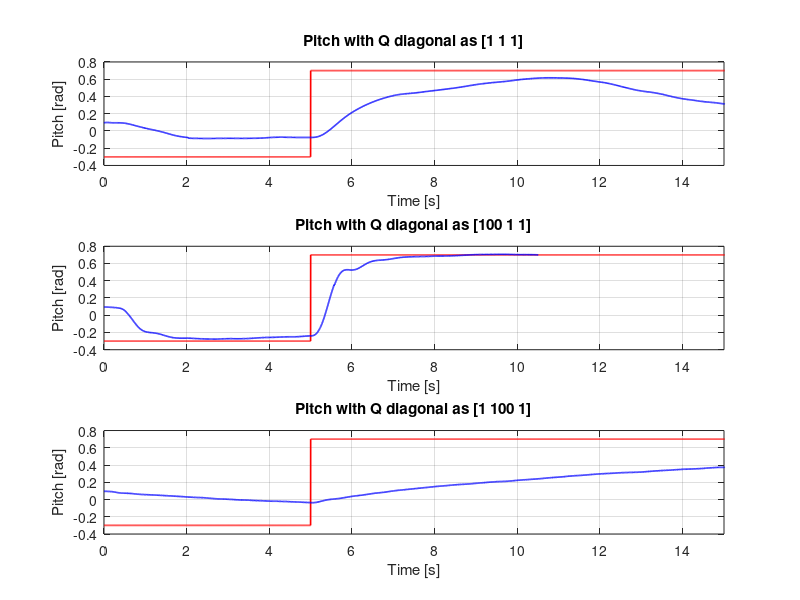
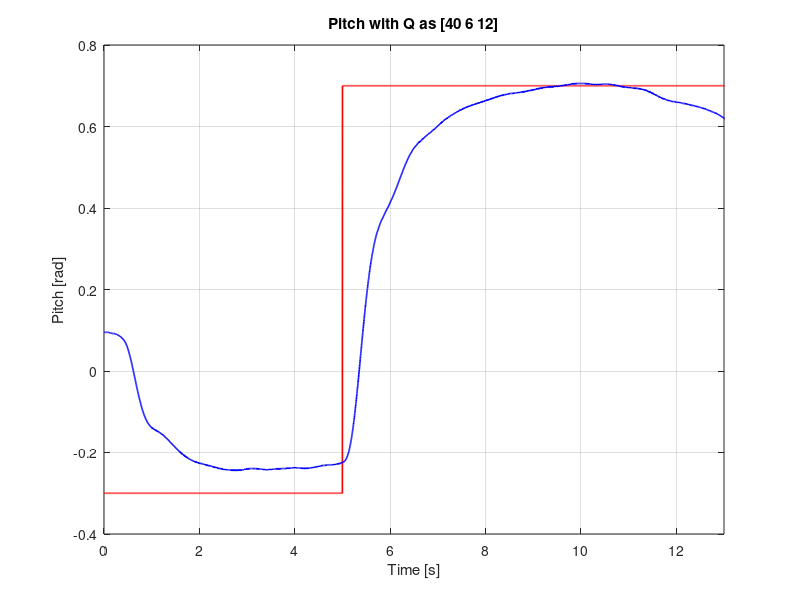
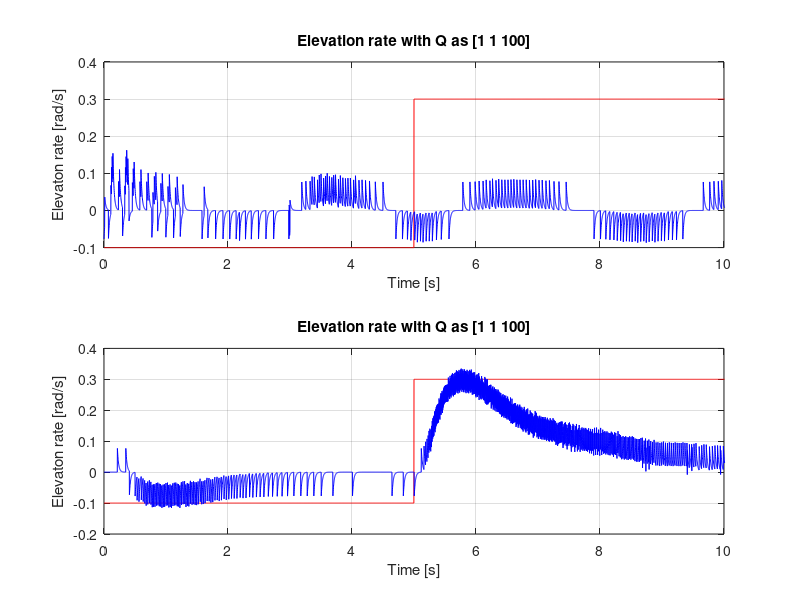

Reproduce these figures in MATLAB, in order.
%% PLOTTING Q_p
Q_111_p = load('Q_111_p.mat');
Q_111_p = Q_111_p.Q_111_p;

Q_10011_p = load('Q_10011_p.mat');
Q_10011_p = Q_10011_p.Q_10011_p;

Q_11001_p = load('Q_11001_p.mat');
Q_11001_p = Q_11001_p.Q_11001_p;

Q_40112_p = load('Q_40612_p.mat');
Q_40112_p = Q_40112_p.Q_40612_p;

Q_40612_p = load('Q_40612_p.mat');
Q_40612_p = Q_40612_p.Q_40612_p;

figure(1);
subplot(3,1,1);
plot(Q_111_p(1,:), Q_111_p(2,:), 'r', 'LineWidth', 1.2);
hold on;
grid on;
plot(Q_111_p(1,:), Q_111_p(3,:), 'b', 'LineWidth', 1.2);
xlabel('Time [s]');
ylabel('Pitch [rad]');
xlim([0 15]);
title('Pitch with Q diagonal as [1 1 1]');

subplot(3,1,2);
plot(Q_111_p(1,:), Q_111_p(2,:), 'r', 'LineWidth', 1.2);
hold on;
grid on;
plot(Q_10011_p(1,:), Q_10011_p(3,:), 'b', 'LineWidth', 1.2);
xlabel('Time [s]');
ylabel('Pitch [rad]');
xlim([0 15]);
title('Pitch with Q diagonal as [100 1 1]');

subplot(3,1,3);
plot(Q_111_p(1,:), Q_111_p(2,:), 'r', 'LineWidth', 1.2);
hold on;
grid on;
plot(Q_11001_p(1,:), Q_11001_p(3,:), 'b', 'LineWidth', 1.2);
xlabel('Time [s]');
ylabel('Pitch [rad]');
xlim([0 15]);
title('Pitch with Q diagonal as [1 100 1]');

%% Q_p plots together
Q_111_e = load('Q_111_e.mat');
Q_111_e = Q_111_e.Q_111_e;

Q_11100_e = load('Q_11100_e.mat');
Q_11100_e = Q_11100_e.Q_11100_e;

figure(4);
subplot(2,1,1);
plot(Q_111_e(1,:), Q_111_e(4,:), 'r');
hold on;
grid on;
plot(Q_111_e(1,:), Q_111_e(5,:), 'b');
xlabel('Time [s]');
ylabel('Elevaton rate [rad/s]');
xlim([0 10])
title('Elevation rate with Q as [1 1 100]');

subplot(2,1,2);
plot(Q_111_e(1,:), Q_111_e(4,:), 'r');
hold on;
grid on;
plot(Q_11100_e(1,:), Q_11100_e(5,:), 'b');
xlabel('Time [s]');
ylabel('Elevaton rate [rad/s]');
xlim([0 10])
title('Elevation rate with Q as [1 1 100]');

%% PLOT FINAL Qs
Q_40112_p = load('Q_40112_p.mat');
Q_40112_p = Q_40112_p.Q_40112_p;

Q_40612_p = load('Q_40612_p.mat');
Q_40612_p = Q_40612_p.Q_40612_p;


figure(3);
plot(Q_40112_p(1,:), Q_40112_p(2,:), 'r', 'LineWidth', 1.2);
hold on;
grid on;
plot(Q_40612_p(1,:), Q_40612_p(3,:), 'b', 'LineWidth', 1.2);
xlabel('Time [s]');
ylabel('Pitch [rad]');
xlim([0 13])
title('Pitch with Q as [40 6 12]');


